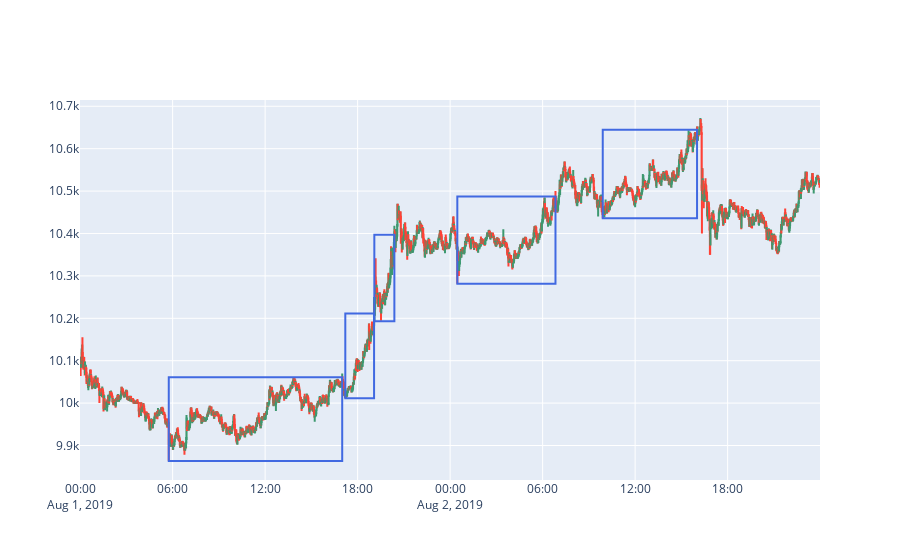

This figure's notebook cell:
### Code cell
fig = go.Figure(data=[go.Candlestick(x=df_month.index,
                open=df_month['Open'], high=df_month['High'],
                low=df_month['Low'], close=df_month['Close'])
                     ])
for t in trades:
    fig.add_shape(type="rect",
        x0=t.entry_date, y0=t.entry_price, x1=t.close_date, y1=t.close_price,
        line=dict(
            color="RoyalBlue",
            width=2,
        )
    )

fig.update_layout(xaxis_rangeslider_visible=False)
fig.show()

### Figure 1 — Plotly figure (JSON) as saved in the notebook; plotly's stock layout.template omitted (floating-point values rounded to 4 significant figures; data arrays with more than 128 entries replaced by an {"elided": "..."} marker saying what was removed)
{"data": [{"close": {"elided": "2880 float values"}, "high": {"elided": "2880 float values"}, "low": {"elided": "2880 float values"}, "open": {"elided": "2880 float values"}, "type": "candlestick", "x": {"elided": "2880 str values"}}], "layout": {"shapes": [{"line": {"color": "RoyalBlue", "width": 2}, "type": "rect", "x0": "2019-08-01T05:45:00", "x1": "2019-08-01T17:00:00", "y0": 9863.0, "y1": 10060.0}, {"line": {"color": "RoyalBlue", "width": 2}, "type": "rect", "x0": "2019-08-01T17:12:00", "x1": "2019-08-01T19:04:00", "y0": 10010.0, "y1": 10210.0}, {"line": {"color": "RoyalBlue", "width": 2}, "type": "rect", "x0": "2019-08-01T19:05:00", "x1": "2019-08-01T20:23:00", "y0": 10190.0, "y1": 10400.0}, {"line": {"color": "RoyalBlue", "width": 2}, "type": "rect", "x0": "2019-08-02T00:28:00", "x1": "2019-08-02T06:50:00", "y0": 10280.0, "y1": 10490.0}, {"line": {"color": "RoyalBlue", "width": 2}, "type": "rect", "x0": "2019-08-02T09:54:00", "x1": "2019-08-02T16:01:00", "y0": 10440.0, "y1": 10640.0}], "xaxis": {"rangeslider": {"visible": false}}}}
